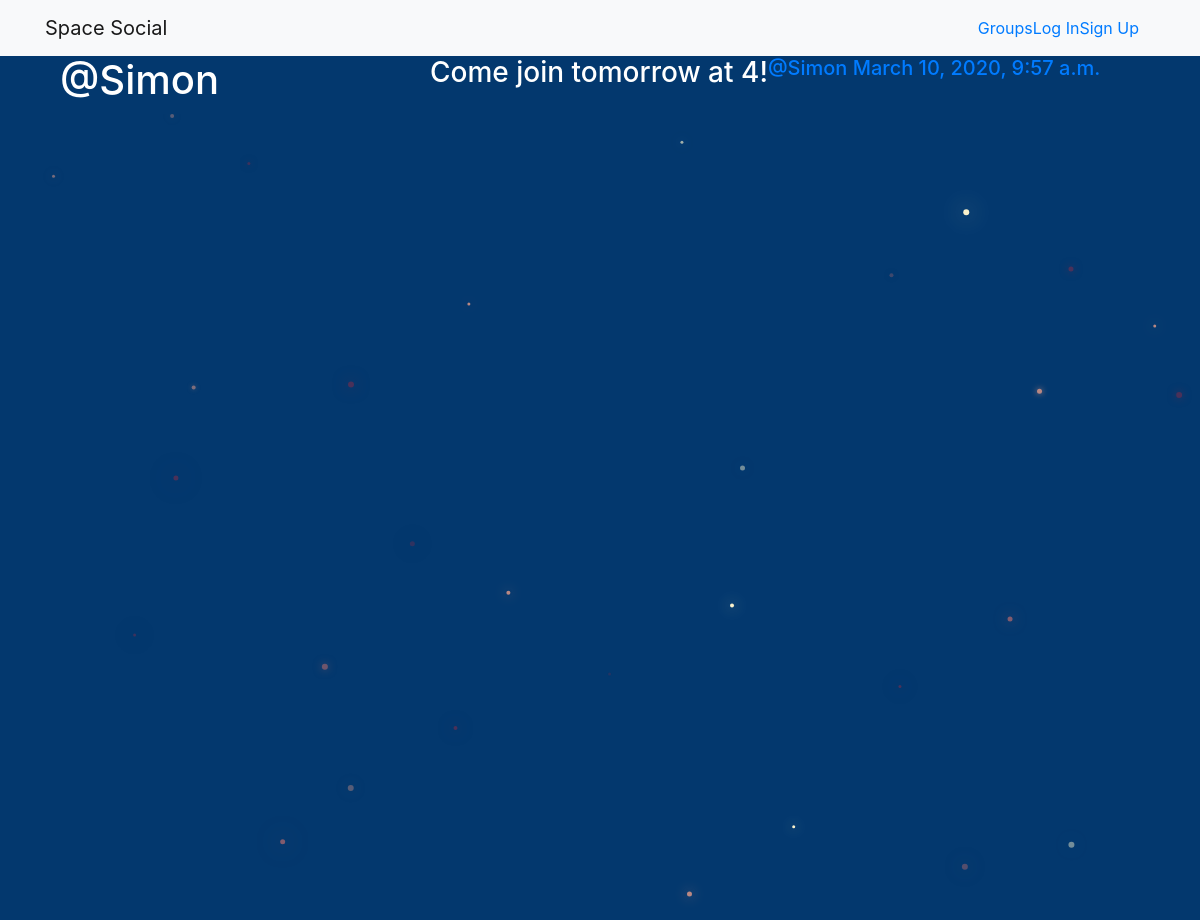
Screenshot of /posts/by/Simon with the database file from the repository.
### posts/models.py (models this page shows, shortened)
class Post(models.Model):
    user = models.ForeignKey(User,related_name='posts',on_delete=models.CASCADE)
    created_at = models.DateTimeField(auto_now=True)
    message = models.TextField()
    message_html = models.TextField(editable=False)
    group = models.ForeignKey(Group,related_name='posts',null=True,blank=True,on_delete=models.CASCADE)
    class Meta:
        ordering = ['-created_at']
        unique_together = ['user','message']

### posts/views.py (the view)
# urls.py: url(r'by/(?P<username>[-\w]+)',views.UserPosts.as_view(),name='for_user'),
class UserPosts(generic.ListView):
    model = models.Post
    template_name = 'posts/user_post_list.html'
    def get_queryset(self):
        try:
            self.post_user = User.objects.prefetch_related('posts').get(
                username__iexact=self.kwargs.get('username')
                )
        except User.DoesNotExist:
            raise Http404
        else:
            return self.post_user.posts.all()
    def get_context_data(self,**kwargs):
        context = super().get_context_data(**kwargs)
        context['post_user'] = self.post_user
        return context

### posts/templates/posts/user_post_list.html
{% extends "posts/post_base.html" %}
{% block prepost %}
<div class="col-md-4">
  <h1>@{{ post_user.username }}</h1>
</div>
{% endblock %}
{% block post_content %}
<div class="col-md-8">
  {% for post in post_list  %}
  {% include "posts/_post.html" %}
  {% endfor %}
</div>
{% endblock %}

### posts/templates/posts/_post.html (shortened to what this page needs)
<div class="post media">
  <h3>{{ post.message_html|safe }}</h3>
  <div class="meda-body">
    <h5 class="media-heading">
    <span class="username">
      <a href="{% url 'posts:for_user' username=post.user.username %}">@{{ post.user.username }}</a>
    </span>
    <time class="time">
      <a href="{% url 'posts:single' username=post.user.username pk=post.pk %}">
        {{ post.created_at }}
      </a>
    </time>
    </h5>
  </div>
</div>

### static/social_site/css/master.css (style rules this page uses)
body { margin: 0; overflow: hidden; background-color: #03386e; color:white; }

### rows the page displays
Post: message_html "Come join tomorrow at 4!", user.username "Simon", created_at "March 10, 2020, 9:57 a.m."

### other values shown
{{ post_user.username }} "Simon"
